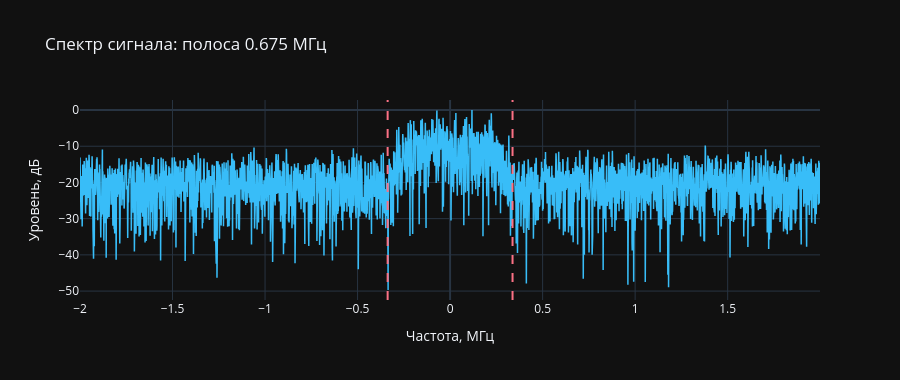

Here is the notebook cell this chart was saved with:
### Markdown cell above
### 6. Спектр сигнала

Занимаемая полоса должна совпасть с расчётной `Rs·(1+α)`, а вне полосы
спектр должен быстро спадать.

### Code cell
def spectrum(x, fs, nfft=4096):
    """Спектр мощности в дБ с окном Ханна."""
    n = min(x.size, nfft)
    w = np.hanning(n)
    spec = np.fft.fftshift(np.fft.fft(x[:n] * w, nfft))
    freqs = np.fft.fftshift(np.fft.fftfreq(nfft, 1 / fs))
    return freqs, 20 * np.log10(np.abs(spec) / np.abs(spec).max() + 1e-12)


def thin(x, n=4000):
    """Прореживание для отображения (не для расчётов)."""
    if x.size <= n:
        return x
    return x[:: int(np.ceil(x.size / n))]


f, p = spectrum(wave, FS)
fig = go.Figure()
fig.add_trace(go.Scatter(x=f / 1e6, y=p, name="спектр",
                         line=dict(color="#38bdf8", width=1.5)))
for edge in (-BW / 2e6, BW / 2e6):
    fig.add_vline(x=edge, line_dash="dash", line_color="#fb7185")
fig.update_layout(
    title=f"Спектр сигнала: полоса {BW / 1e6:.3f} МГц",
    xaxis_title="Частота, МГц", yaxis_title="Уровень, дБ",
    template="plotly_dark", height=380,
)
fig.show()

### Figure 1 — Plotly figure (JSON) as saved in the notebook; plotly's stock layout.template omitted (floating-point values rounded to 4 significant figures; data arrays with more than 128 entries replaced by an {"elided": "..."} marker saying what was removed)
{"data": [{"line": {"color": "#38bdf8", "width": 1.5}, "name": "спектр", "type": "scatter", "x": {"elided": "4096 float values"}, "y": {"elided": "4096 float values"}}], "layout": {"height": 380, "shapes": [{"line": {"color": "#fb7185", "dash": "dash"}, "type": "line", "x0": -0.3375, "x1": -0.3375, "xref": "x", "y0": 0, "y1": 1, "yref": "y domain"}, {"line": {"color": "#fb7185", "dash": "dash"}, "type": "line", "x0": 0.3375, "x1": 0.3375, "xref": "x", "y0": 0, "y1": 1, "yref": "y domain"}], "title": {"text": "Спектр сигнала: полоса 0.675 МГц"}, "xaxis": {"title": {"text": "Частота, МГц"}}, "yaxis": {"title": {"text": "Уровень, дБ"}}}}
